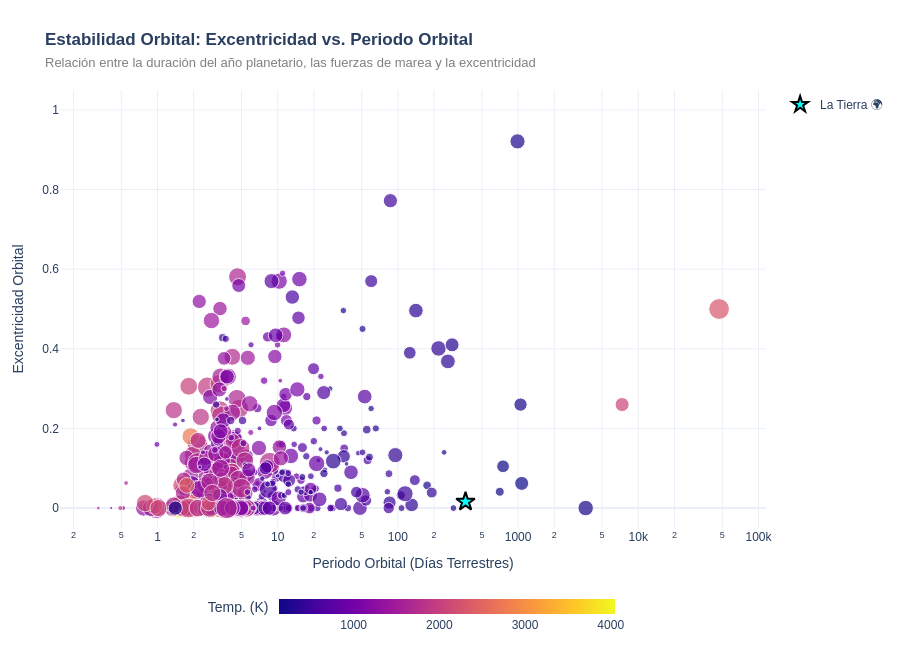

The notebook cell saved with this chart:
### Code cell
import plotly.express as px

# pl_orbper en selección, limpiar nulos
df_arquitectura = df_exoplanets[
    ["pl_name", "hostname", "pl_orbper", "pl_orbeccen", "pl_rade", "pl_eqt"]
].dropna().copy()

#Gráfica principal
fig = px.scatter(
    df_arquitectura,
    x="pl_orbper",                  # Periodo Orbital en el eje X
    y="pl_orbeccen",
    color="pl_eqt",                 
    size="pl_rade",                 
    size_max=15,                    
    hover_name="pl_name",
    hover_data={
        "hostname": True,
        "pl_rade": ":.2f",
        "pl_eqt": ":.0f K",
        "pl_orbper": ":.2f"         
    },
    log_x=True,                     # Escala logarítmica para los días del periodo
    title="<b>Estabilidad Orbital: Excentricidad vs. Periodo Orbital</b><br><span style='font-size:13px; color:gray;'>Relación entre la duración del año planetario, las fuerzas de marea y la excentricidad</span>",
    labels={
        "pl_orbper": "Periodo Orbital (Días Terrestres)",
        "pl_orbeccen": "Excentricidad Orbital",
        "pl_eqt": "Temperatura (K)"
    },
    color_continuous_scale="plasma", 
    opacity=0.7,
    template="plotly_white",
    height=650
)

#Añadir la posición de la Tierra usando add_scatter directo
fig.add_scatter(
    x=[365.25], 
    y=[0.016],
    mode="markers",
    marker=dict(
        size=14, 
        color="cyan", 
        symbol="star", 
        line=dict(width=2, color="black")
    ),
    name="La Tierra 🌍",
    showlegend=True
)

# 4. Ajustes de diseño de ejes y leyendas
fig.update_layout(
    margin=dict(l=60, r=40, t=90, b=120),
    font=dict(family="Arial, sans-serif", size=12),
    coloraxis_colorbar=dict(
        title="Temp. (K)",
        orientation="h",
        yanchor="bottom", y=-0.25,
        xanchor="center", x=0.5,
        thickness=15,
        len=0.6
    )
)

fig.update_yaxes(range=[-0.05, 1.05])

fig.show()

### Figure 1 — Plotly figure (JSON) as saved in the notebook; plotly's stock layout.template omitted (floating-point values rounded to 4 significant figures; data arrays with more than 128 entries replaced by an {"elided": "..."} marker saying what was removed)
{"data": [{"customdata": {"elided": "530x3 mixed values"}, "hovertemplate": "<b>%{hovertext}</b><br><br>Periodo Orbital (Días Terrestres)=%{x:.2f}<br>Excentricidad Orbital=%{y}<br>pl_rade=%{customdata[1]:.2f}<br>hostname=%{customdata[0]}<br>Temperatura (K)=%{marker.color:.0f K}<extra></extra>", "hovertext": {"elided": "530 str values"}, "legendgroup": "", "marker": {"color": {"elided": "530 float values"}, "coloraxis": "coloraxis", "opacity": 0.7, "size": {"elided": "530 float values"}, "sizemode": "area", "sizeref": 0.1039, "symbol": "circle"}, "mode": "markers", "name": "", "orientation": "v", "showlegend": false, "type": "scatter", "x": {"elided": "530 float values"}, "xaxis": "x", "y": {"elided": "530 float values"}, "yaxis": "y"}, {"marker": {"color": "cyan", "line": {"color": "black", "width": 2}, "size": 14, "symbol": "star"}, "mode": "markers", "name": "La Tierra 🌍", "showlegend": true, "type": "scatter", "x": [365.2], "y": [0.016]}], "layout": {"coloraxis": {"autocolorscale": false, "colorbar": {"len": 0.6, "orientation": "h", "thickness": 15, "title": {"text": "Temp. (K)"}, "x": 0.5, "xanchor": "center", "y": -0.25, "yanchor": "bottom"}, "colorscale": [[0, "#0d0887"], [0.1111, "#46039f"], [0.2222, "#7201a8"], [0.3333, "#9c179e"], [0.4444, "#bd3786"], [0.5556, "#d8576b"], [0.6667, "#ed7953"], [0.7778, "#fb9f3a"], [0.8889, "#fdca26"], [1, "#f0f921"]]}, "font": {"family": "Arial, sans-serif", "size": 12}, "height": 650, "legend": {"itemsizing": "constant", "tracegroupgap": 0}, "margin": {"b": 120, "l": 60, "r": 40, "t": 90}, "title": {"text": "<b>Estabilidad Orbital: Excentricidad vs. Periodo Orbital</b><br><span style='font-size:13px; color:gray;'>Relación entre la duración del año planetario, las fuerzas de marea y la excentricidad</span>"}, "xaxis": {"anchor": "y", "domain": [0, 1], "title": {"text": "Periodo Orbital (Días Terrestres)"}, "type": "log"}, "yaxis": {"anchor": "x", "domain": [0, 1], "range": [-0.05, 1.05], "title": {"text": "Excentricidad Orbital"}}}}
